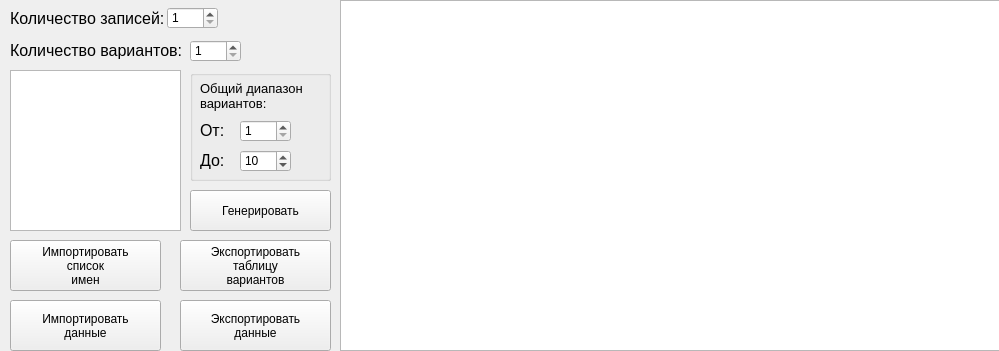
<?xml version="1.0" encoding="UTF-8"?>
<ui version="4.0">
 <class>MainWindow</class>
 <widget class="QMainWindow" name="MainWindow">
  <property name="geometry">
   <rect>
    <x>0</x>
    <y>0</y>
    <width>999</width>
    <height>351</height>
   </rect>
  </property>
  <property name="windowTitle">
   <string>Randomizer</string>
  </property>
  <widget class="QWidget" name="centralWidget">
   <widget class="QTableWidget" name="tableWidget">
    <property name="geometry">
     <rect>
      <x>340</x>
      <y>0</y>
      <width>661</width>
      <height>351</height>
     </rect>
    </property>
   </widget>
   <widget class="QPushButton" name="pushButton">
    <property name="geometry">
     <rect>
      <x>190</x>
      <y>190</y>
      <width>141</width>
      <height>41</height>
     </rect>
    </property>
    <property name="text">
     <string>Генерировать</string>
    </property>
   </widget>
   <widget class="QSpinBox" name="spinBox">
    <property name="geometry">
     <rect>
      <x>167</x>
      <y>7</y>
      <width>51</width>
      <height>22</height>
     </rect>
    </property>
    <property name="minimum">
     <number>1</number>
    </property>
   </widget>
   <widget class="QLabel" name="label">
    <property name="geometry">
     <rect>
      <x>10</x>
      <y>10</y>
      <width>161</width>
      <height>16</height>
     </rect>
    </property>
    <property name="font">
     <font>
      <pointsize>12</pointsize>
     </font>
    </property>
    <property name="text">
     <string>Количество записей:</string>
    </property>
   </widget>
   <widget class="QLabel" name="label_3">
    <property name="geometry">
     <rect>
      <x>10</x>
      <y>40</y>
      <width>181</width>
      <height>21</height>
     </rect>
    </property>
    <property name="font">
     <font>
      <pointsize>12</pointsize>
     </font>
    </property>
    <property name="text">
     <string>Количество вариантов:</string>
    </property>
   </widget>
   <widget class="QSpinBox" name="spinBox_2">
    <property name="geometry">
     <rect>
      <x>190</x>
      <y>40</y>
      <width>51</width>
      <height>22</height>
     </rect>
    </property>
    <property name="minimum">
     <number>1</number>
    </property>
   </widget>
   <widget class="QTableWidget" name="tableWidget_2">
    <property name="geometry">
     <rect>
      <x>10</x>
      <y>70</y>
      <width>171</width>
      <height>161</height>
     </rect>
    </property>
   </widget>
   <widget class="QGroupBox" name="groupBox">
    <property name="geometry">
     <rect>
      <x>190</x>
      <y>70</y>
      <width>141</width>
      <height>111</height>
     </rect>
    </property>
    <property name="title">
     <string/>
    </property>
    <widget class="QLabel" name="label_2">
     <property name="geometry">
      <rect>
       <x>10</x>
       <y>10</y>
       <width>111</width>
       <height>31</height>
      </rect>
     </property>
     <property name="font">
      <font>
       <pointsize>10</pointsize>
      </font>
     </property>
     <property name="text">
      <string>Общий диапазон вариантов: </string>
     </property>
     <property name="wordWrap">
      <bool>true</bool>
     </property>
    </widget>
    <widget class="QSpinBox" name="spinBox_3">
     <property name="geometry">
      <rect>
       <x>50</x>
       <y>50</y>
       <width>51</width>
       <height>22</height>
      </rect>
     </property>
     <property name="minimum">
      <number>1</number>
     </property>
    </widget>
    <widget class="QLabel" name="label_4">
     <property name="geometry">
      <rect>
       <x>10</x>
       <y>50</y>
       <width>31</width>
       <height>21</height>
      </rect>
     </property>
     <property name="font">
      <font>
       <pointsize>12</pointsize>
      </font>
     </property>
     <property name="text">
      <string>От: </string>
     </property>
    </widget>
    <widget class="QLabel" name="label_5">
     <property name="geometry">
      <rect>
       <x>10</x>
       <y>80</y>
       <width>31</width>
       <height>21</height>
      </rect>
     </property>
     <property name="font">
      <font>
       <pointsize>12</pointsize>
      </font>
     </property>
     <property name="text">
      <string>До: </string>
     </property>
    </widget>
    <widget class="QSpinBox" name="spinBox_4">
     <property name="geometry">
      <rect>
       <x>50</x>
       <y>80</y>
       <width>51</width>
       <height>22</height>
      </rect>
     </property>
     <property name="minimum">
      <number>1</number>
     </property>
     <property name="value">
      <number>10</number>
     </property>
    </widget>
   </widget>
   <widget class="QPushButton" name="pushButton_2">
    <property name="geometry">
     <rect>
      <x>10</x>
      <y>240</y>
      <width>151</width>
      <height>51</height>
     </rect>
    </property>
    <property name="text">
     <string>Импортировать
список
имен</string>
    </property>
   </widget>
   <widget class="QPushButton" name="pushButton_3">
    <property name="geometry">
     <rect>
      <x>10</x>
      <y>300</y>
      <width>151</width>
      <height>51</height>
     </rect>
    </property>
    <property name="text">
     <string>Импортировать
данные</string>
    </property>
   </widget>
   <widget class="QPushButton" name="pushButton_4">
    <property name="geometry">
     <rect>
      <x>180</x>
      <y>240</y>
      <width>151</width>
      <height>51</height>
     </rect>
    </property>
    <property name="text">
     <string>Экспортировать
таблицу
вариантов</string>
    </property>
   </widget>
   <widget class="QPushButton" name="pushButton_5">
    <property name="geometry">
     <rect>
      <x>180</x>
      <y>300</y>
      <width>151</width>
      <height>51</height>
     </rect>
    </property>
    <property name="text">
     <string>Экспортировать
данные</string>
    </property>
   </widget>
  </widget>
 </widget>
 <layoutdefault spacing="6" margin="11"/>
 <resources/>
 <connections/>
</ui>
